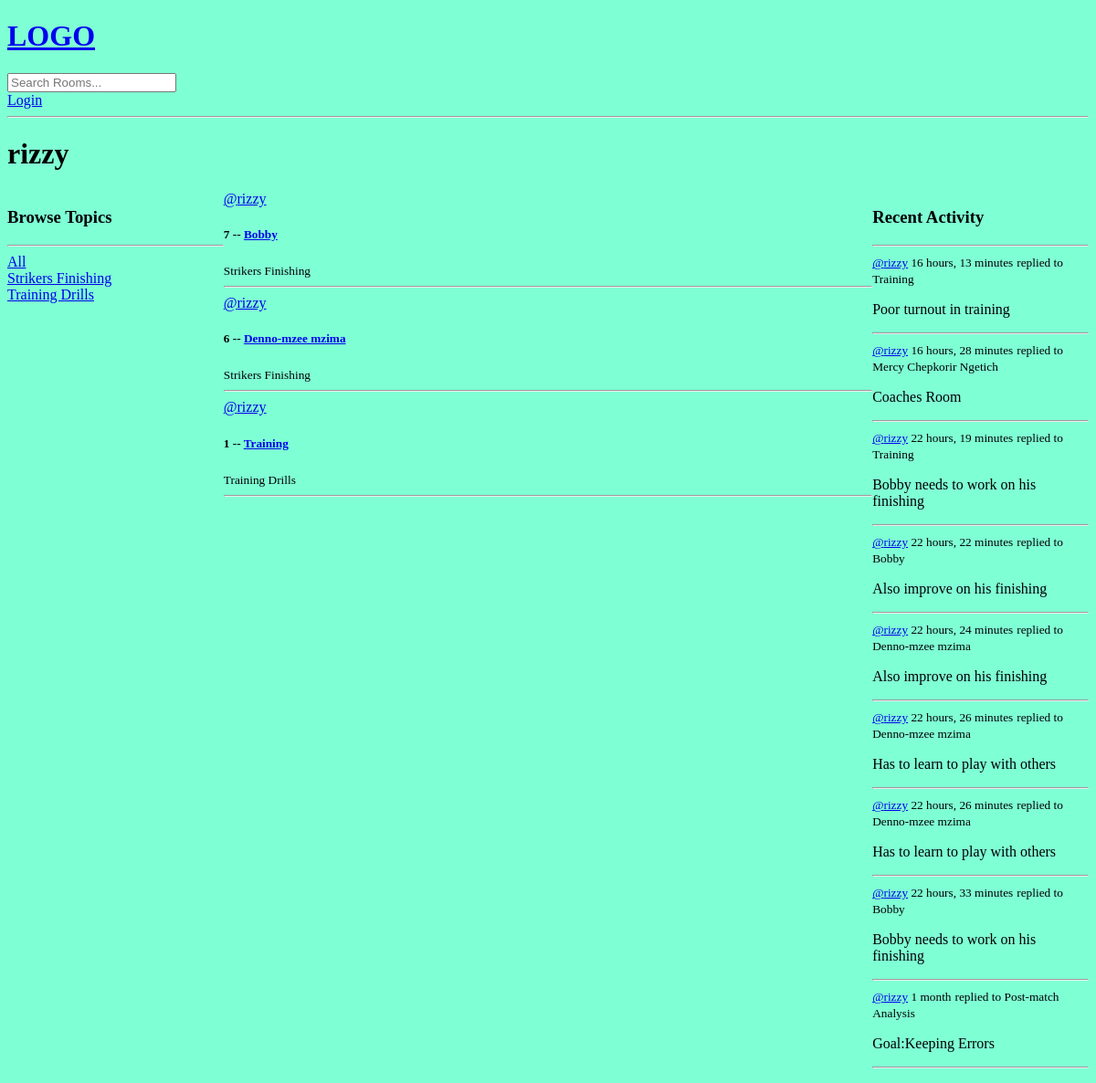
The app's page /profile/1/, older data.
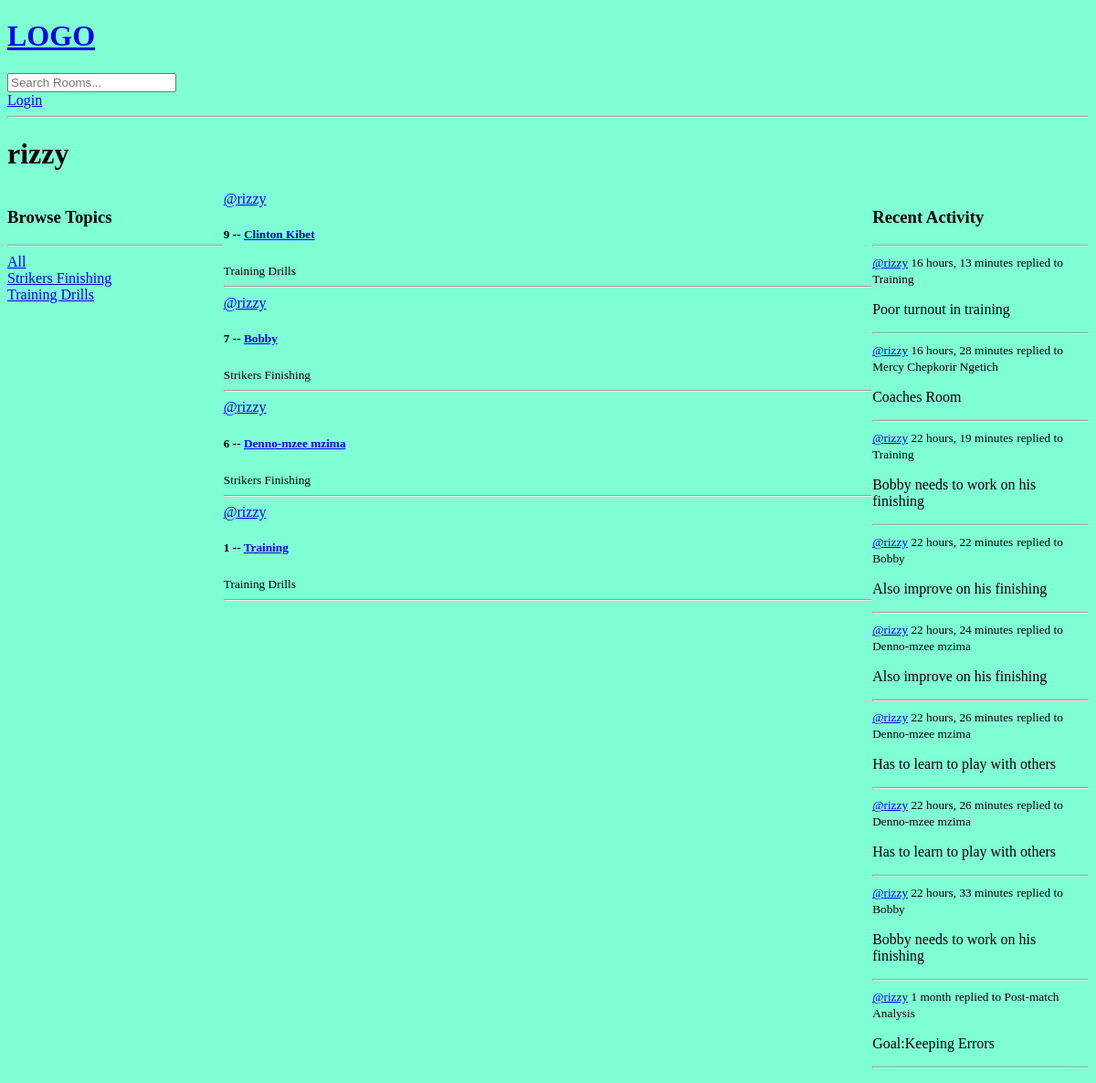
The same page, newer data.
### coachesroom/models.py (models this page shows, shortened)
class Topic(models.Model):
    name=models.CharField(max_length=200)

class Room(models.Model):
    host=models.ForeignKey(User, on_delete=models.SET_NULL,null=True)
    topic=models.ForeignKey(Topic, on_delete=models.SET_NULL,null=True)
    name=models.CharField(max_length=200)
    description=models.TextField(null=True,blank=True)
    participants=models.ManyToManyField(User, related_name='participants', blank=True)
    updated= models.DateTimeField(auto_now=True)
    created=models.DateTimeField(auto_now_add=True)
    class Meta:
        ordering=['-updated', '-created']
    def __str__(self):
        return self.name

class Message(models.Model):
    user= models.ForeignKey(User, on_delete=models.CASCADE)
    room = models.ForeignKey(Room, on_delete=models.CASCADE)
    body= models.TextField()
    updated= models.DateTimeField(auto_now=True)
    created=models.DateTimeField(auto_now_add=True)
    class Meta:
        ordering=['-updated', '-created']
    def __str__(self):
        return self.body[0:50]

### coachesroom/views.py (the view)
# urls.py: path('profile/<str:pk>/',views.userProfile, name="user-profile"),
def userProfile(request,pk):
    user=User.objects.get(id=pk)
    rooms=user.room_set.all()
    room_messages=user.message_set.all()
    topics=Topic.objects.all()
    context={'user': user,'rooms':rooms,'room_messages':room_messages,'topics':topics}
    return render(request,'coachesroom/profile.html', context)

### coachesroom/templates/coachesroom/profile.html (shortened to what this page needs)
{% extends 'main.html'%}
{% block content%}
<h1>{{user.username}}</h1>
<div class ="profile-container">
    <div>
        {% include 'coachesroom/topics.html'%}
    </div>
    <div>
        {% include 'coachesroom/feed.html'%}
    </div>
    <div>
        {% include 'coachesroom/activity.html'%}
    </div>
</div>
{%endblock%}

### coachesroom/templates/coachesroom/topics.html
<h3>Browse Topics</h3>
<hr>
<div>
    <a href="{% url 'Home' %}">All</a>
</div>
{% for topic in topics%}
<div>
    <a href="{% url 'Home' %}?q={{topic.name}}">{{topic.name}}</a>
</div>
{% endfor %}

### coachesroom/templates/coachesroom/feed.html (shortened to what this page needs)
<div>
    {% for room in rooms %}
    <div>
        <a href = "{% url 'user-profile' room.host.id %}">@{{room.host.username}}</a>
        <h5>
            {{room.id}} -- <a href = "{% url 'Room' room.id%}">{{room.name}}</a>
        </h5>
        <small>{{room.topic.name}}</small>
        <hr>
    </div>
    {% endfor %}
</div>

### coachesroom/templates/coachesroom/activity.html
<h3>Recent Activity</h3>
<hr>
{% for message in room_messages %}
    <div>
        <small><a href="{% url 'user-profile' message.user.id%}" >@{{message.user}}</a> {{message.created|timesince}}</small>
        <small>replied to {{message.room}}</small>
        <p>{{message}}</p>
        <hr>
    </div>
{% endfor %}

Row changes from the older to the newer data that the page shows:
added Room: host.username "rizzy", id "9", name "Clinton Kibet", topic.name "Training Drills"
